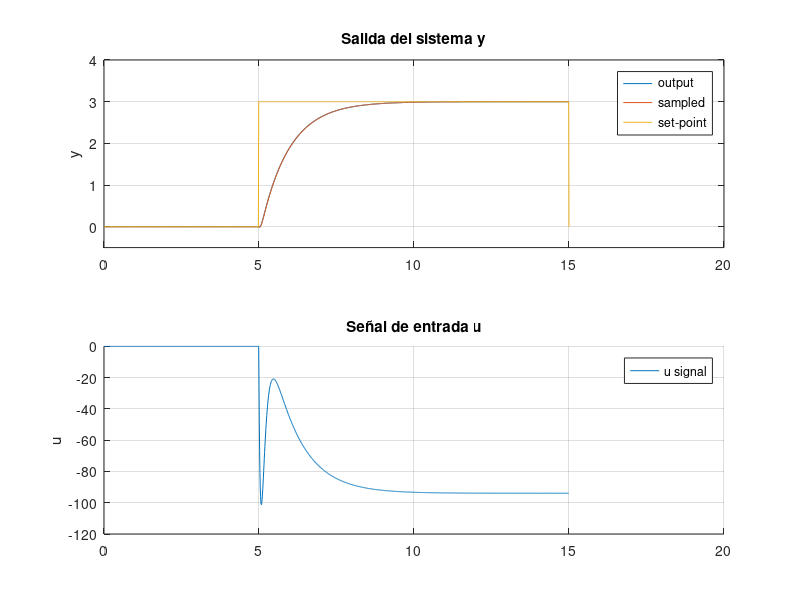
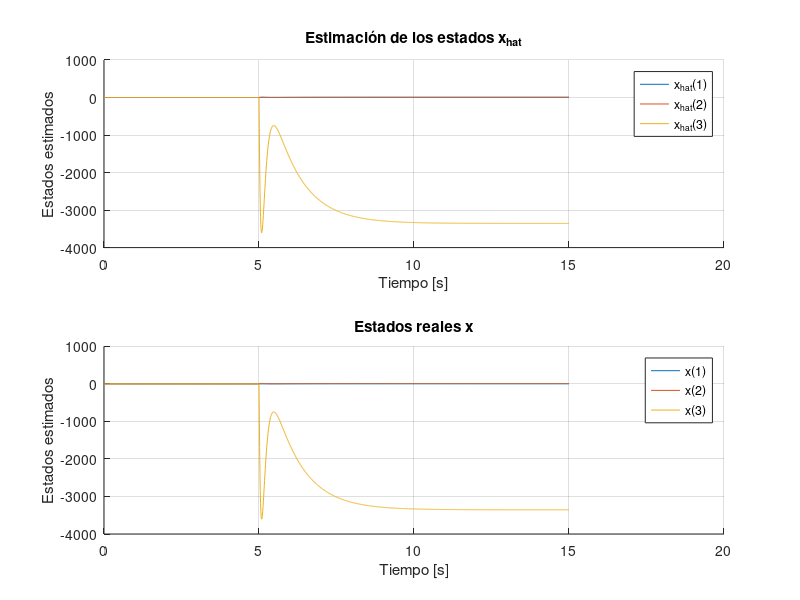
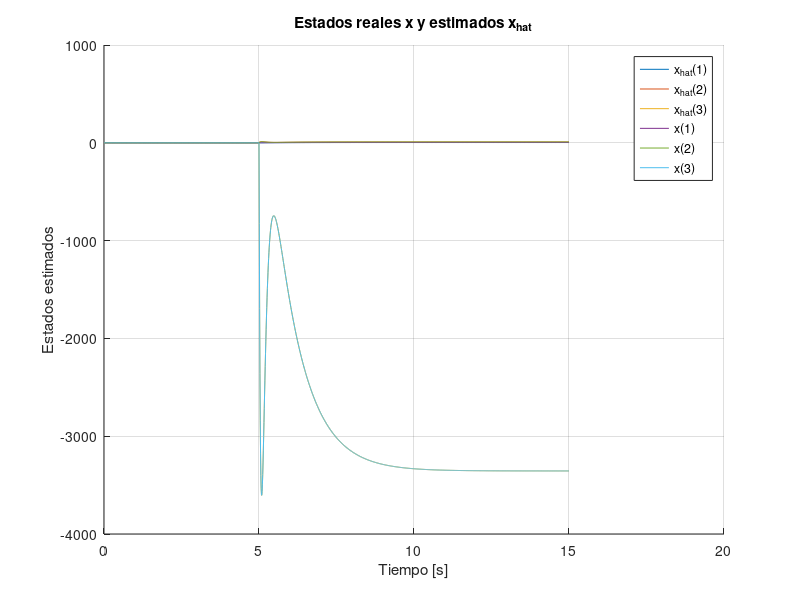
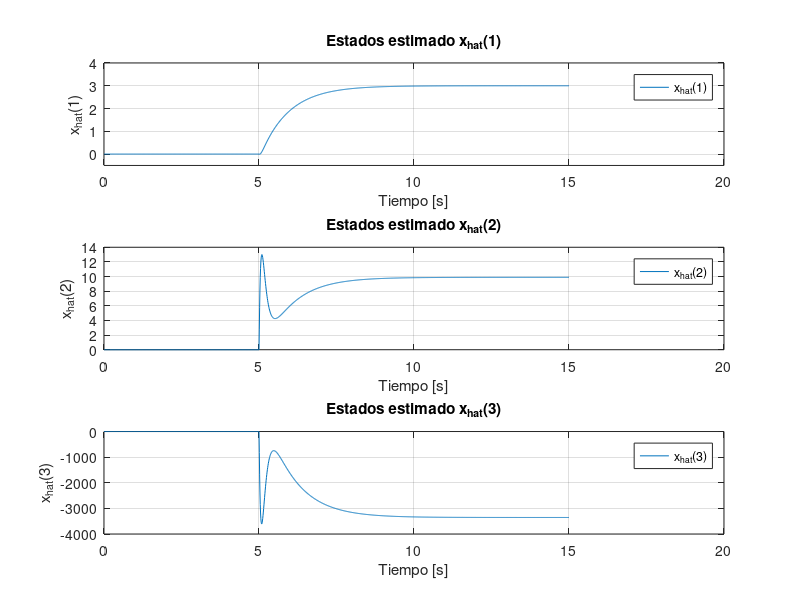

MATLAB code for these plots, in order:
clear all;
close all;
%% Parámetros de Simulación
Ts = 0.01;
Tf = 15;
Nsim = Tf/Ts;
t = 0:Ts:Tf;

%% Señal de Entrada - Set Point
r_sp = zeros(size(t));

%% Espacio de estados identificado invertido - ecuacion calculada
% A = [0 1 0; 0 0 1; -0.4588 -12.83 -3.986];
% B = [-0.00008368; -0.05376; 0.01643];
% C = [1 0 0];
% D = 0;

A = [0 1 0; 0 0 1; -1112 -99.35 -295.8];
B = [0.1053; -35.72; 10520];
C = [1 0 0];
D = 0;

% A = [0 1; -3.513 -0.1999];
% B = [0.001527; 0.01147];
% C = [1 0];
% D = 0;

sys_ss = ss(A, B, C, D);

SS_disc = c2d(sys_ss, Ts);

% SS_disc = ss(A, B, C, D, Ts);
% sys_ss = d2c(SS_disc);
%% Tamaño vectores Espacio de Estados
nx = length(SS_disc.A);

%% Determinación de la matriz K - LQR
Q = diag([1000000000 1 1 100000]);
R = 0.0000000001;
% Q = diag([10000000 1000 10000]);
% R = 0.001;
% Q = diag([10000000 10000 1000]);
% R = 0.001;

% Q = diag([10000 100 1]);
% R = 1;

K_hat = lqi(SS_disc, Q, R);
K_new = K_hat(1:nx);
ki = K_hat(end);

%% Observador mediante Kalman
x0 = zeros(1, nx)';
x_hat = ones(nx, Nsim + 1) .* x0; % Estados estimados

% Definir las matrices de covarianza del proceso y de la medición
Q_kalman = 10 * eye(nx);  % Matriz de covarianza del ruido del proceso
R_kalman = 0.001;            % Covarianza del ruido de medición (ajústalo según el sistema)
P_kalman = eye(nx);               % Matriz de covarianza inicial
P_kalman_pred = eye(nx).*0;

%% Variables Iniciales
x = ones(nx, Nsim + 1) .* x0;

% Salidas del simulador
yOut  = SS_disc.C*x0; 
tOut = 0;
uOut = 0;
dt = linspace(0, Ts, 10)';
integral_error = zeros(1, Nsim);
e = zeros(1, Nsim);
q = zeros(1, Nsim);
y_feedback = SS_disc.C*x0;
u = zeros(1, Nsim + 1) .* 0;
%% Representa el tiempo real, cuanto tiempo está corriendo el
% microcontrolador, el tiempo entre interrupciones el tiempo de muestreo
for k = 2:Nsim
%     if k >= 5/Ts
%         r_sp(k) = 0;
%         x(:,k) = [21; -593.76; 145763.12];
%     end
%     if k >= 7/Ts
%         x(:,k) = [0;-153.71;25753.42];
%     end
    if k >= 5/Ts
        r_sp(k) = 3;
    end
    % 5.28,-4095.0,21.0,21.0,-593.76,145763.12
    % 6.94,137.0,0.0,-0.0,-153.71,25753.42
    % Microcontrolador %
    e(k) = r_sp(k) - y_feedback;

    % Planta sin integrador
    %u(k) = -ki*q(k) - K_new*x_hat(:, k);
    % Planta con integrador
    u(k) = -ki*q(k)- K_new*x_hat(:, k);

    x_hat(:, k) = SS_disc.A * x_hat(:, k) + SS_disc.B * u(k-1);
    if u(k) > 4095
        u(k) = 4095;
    elseif u(k) < -4095
        u(k) = -4095;
    end
    % Predicción del estado y de la covarianza
    P_kalman_pred = SS_disc.A * P_kalman * SS_disc.A' + Q_kalman;
    
    % Corrección (actualización) con la medición
    y_feedback = SS_disc.C * x(:, k);
    y_hat = SS_disc.C * x_hat(:, k);
    K_kalman = P_kalman_pred * SS_disc.C' / (SS_disc.C * P_kalman_pred * SS_disc.C' + R_kalman);
    x_hat(:, k+1) = x_hat(:, k) + K_kalman * (y_feedback - y_hat);
    P_kalman = (eye(nx) - K_kalman * SS_disc.C) * P_kalman_pred;
    
    uOut = [uOut u(k)];
    
    uu = u(k)*ones(1, numel(dt)); % ZOH de la U - DAC

    % Sistema en la vida real %
    [y, tsim, XssOut] = lsim(sys_ss, uu, dt, x(:, k)); % XssOut es la salida del Espacio de Estados. Cambiar
    x(:, k+1) = XssOut(end, :)'; % x es el vector de estados
    q(k+1) = q(k) + e(k); % Integrador se obtiene con el modelo discretizado
    y_feedback = y(end, :); % Sampling - ADC

    tOut = [tOut (tsim' + t(k))];
    yOut = [yOut y'];
end

%% Gráficos
figure(1)
subplot(2,1,1)
plot(tOut, yOut);
hold on
stairs(t, SS_disc.C*x);
plot(t, r_sp);
legend('output', 'sampled', 'set-point')
title('Salida del sistema y');
ylabel('y');
ylim([-0.5 4]);
grid on

subplot(2,1,2)
hold on
plot(0:Ts:Tf-Ts, uOut)
legend('u signal')
title('Señal de entrada u');
ylabel('u');
grid on

%% Gráficos de la estimación de los estados
figure(2)
hold on
subplot(2,1,1)
    hold on
    for i = 1:nx
        plot(t, x_hat(i, 1:Nsim+1));
    end
    legend('x_{hat}(1)','x_{hat}(2)', 'x_{hat}(3)');
    grid on
    title('Estimación de los estados x_{hat}');
    xlabel('Tiempo [s]');
    ylabel('Estados estimados');
subplot(2,1,2)
    hold on
    for i = 1:nx
        plot(t, x(i, 1:Nsim+1));
    end
    legend('x(1)','x(2)','x(3)');
    grid on
    title('Estados reales x');
    xlabel('Tiempo [s]');
    ylabel('Estados estimados');

%% Gráficos de la estimación de los estados junto
figure(3)
hold on
for i = 1:nx
    plot(t, x_hat(i, 1:Nsim+1));
end
for i = 1:nx
    plot(t, x(i, 1:Nsim+1));
end
legend('x_{hat}(1)','x_{hat}(2)', 'x_{hat}(3)', 'x(1)','x(2)','x(3)');
grid on
title('Estados reales x y estimados x_{hat}');
xlabel('Tiempo [s]');
ylabel('Estados estimados');

figure(4)
hold on
subplot(3,1,1)
plot(t,x_hat(1,1:Nsim+1));
legend('x_{hat}(1)');
grid on
title('Estados estimado x_{hat}(1)');
xlabel('Tiempo [s]');
ylabel('x_{hat}(1)');
ylim([-0.5 4]);


subplot(3,1,2)
plot(t,x_hat(2,1:Nsim+1));
legend('x_{hat}(2)');
grid on
title('Estados estimado x_{hat}(2)');
xlabel('Tiempo [s]');
ylabel('x_{hat}(2)');

subplot(3,1,3)
plot(t,x_hat(3,1:Nsim+1));
legend('x_{hat}(3)');
grid on
title('Estados estimado x_{hat}(3)');
xlabel('Tiempo [s]');
ylabel('x_{hat}(3)');